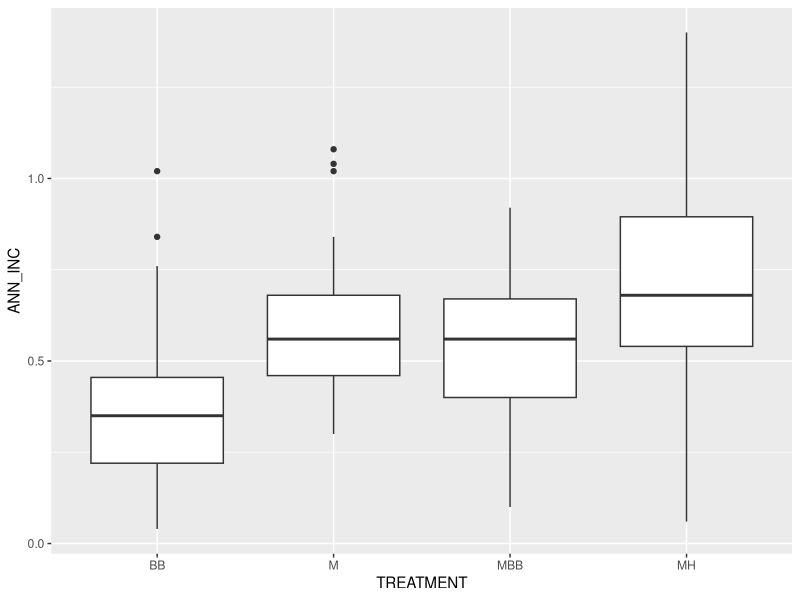
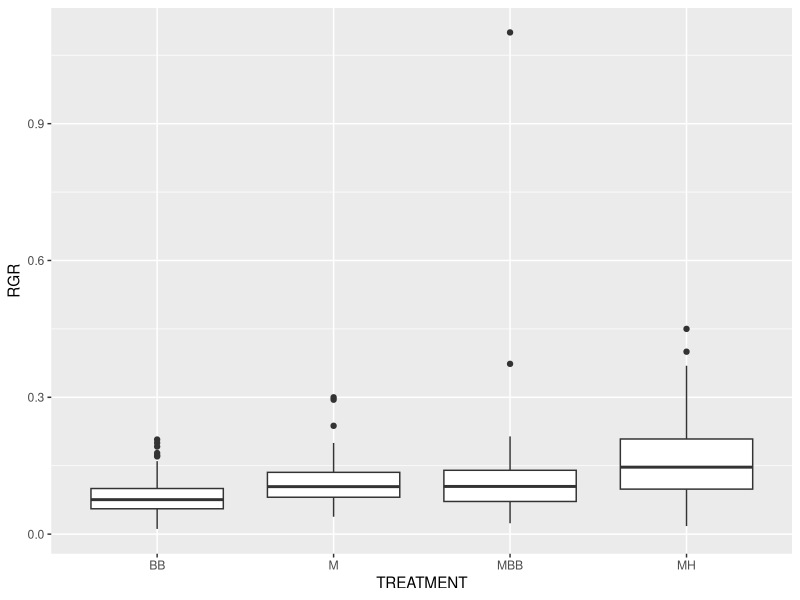
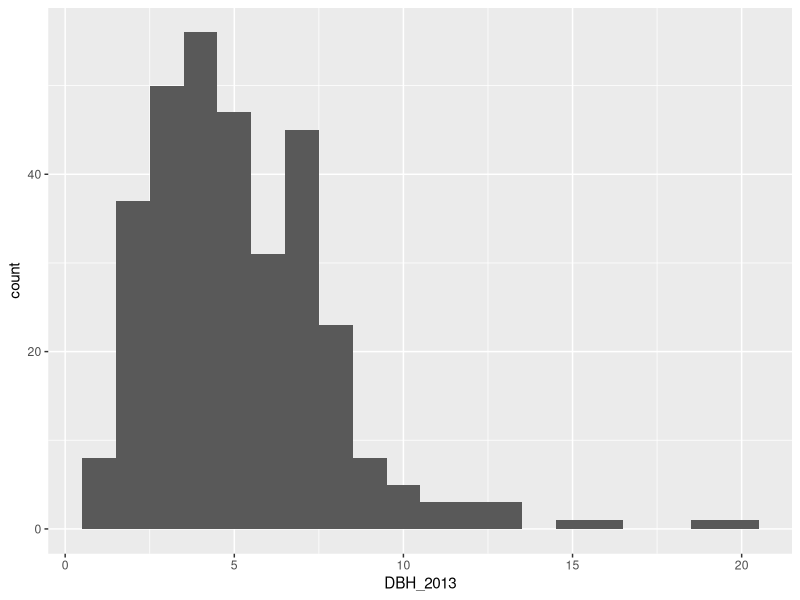
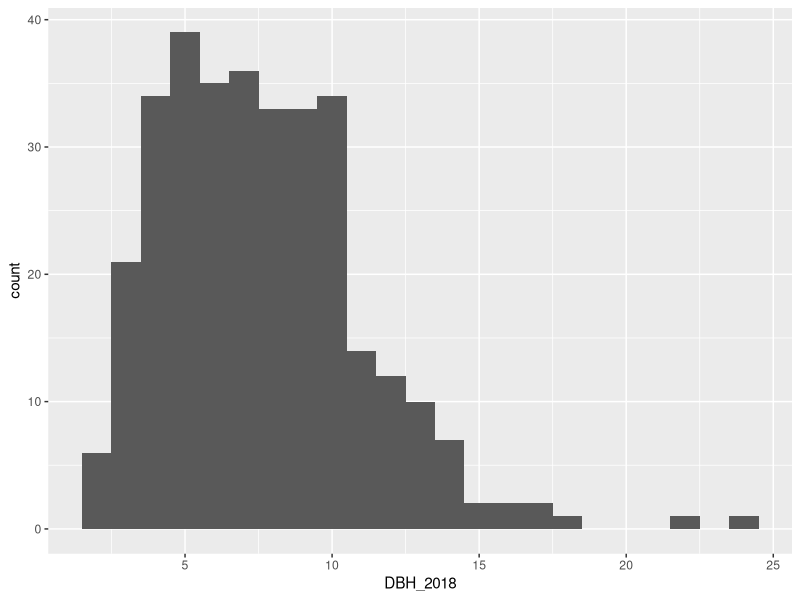
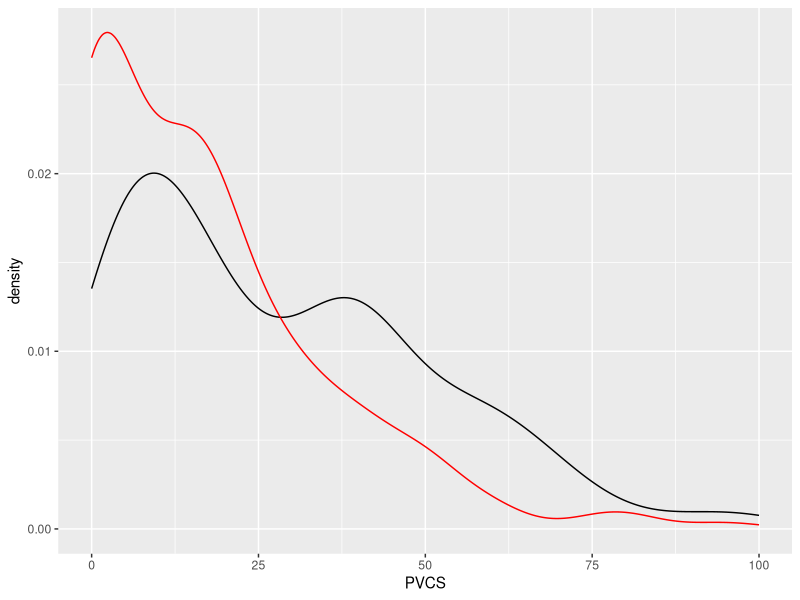
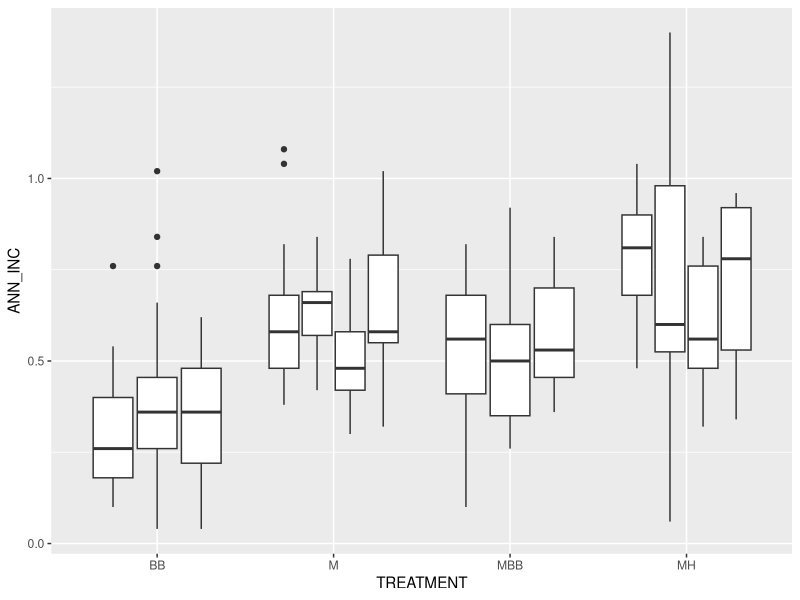

Generate these figures, in order, with R:
## ---- chunk 1
knitr::opts_chunk$set(echo = TRUE)
## ---- chunk 2
library(ggplot2)
library(nlme)
library(dplyr)
growth <- 
  read.csv("TAYSR_CompiledGrowthData_2013_2018.csv")
growth
## ---- chunk 3
ANNINC_boxplot <- 
  ggplot(growth) + 
  geom_boxplot(aes(x = TREATMENT, y = ANN_INC))
ANNINC_boxplot
## ---- chunk 4
RGR_boxplot <- 
  ggplot(growth) + 
  geom_boxplot(aes(x = TREATMENT, y = RGR))
RGR_boxplot
## ---- chunk 5
DBH_2013_hist <- 
  ggplot(growth) + 
  geom_histogram(aes(x = DBH_2013), binwidth = 1) 
DBH_2013_hist
## ---- chunk 6
DBH_2018_hist <- 
  ggplot(growth) + 
  geom_histogram(aes(x = DBH_2018), binwidth = 1)
DBH_2018_hist
## ---- chunk 7
PVCS_densityplot <-
  ggplot(growth) + 
  geom_density(aes(x = PVCS_2013)) + 
  geom_density(aes(x = PVCS_2018), color = "red") + 
  xlab("PVCS")
PVCS_densityplot
## ---- chunk 8
summarize(group_by(growth, TREATMENT), mean(ANN_INC))
## ---- chunk 9
ggplot(growth) + geom_boxplot(aes(x = TREATMENT, y = ANN_INC, group = COMPGAP))
